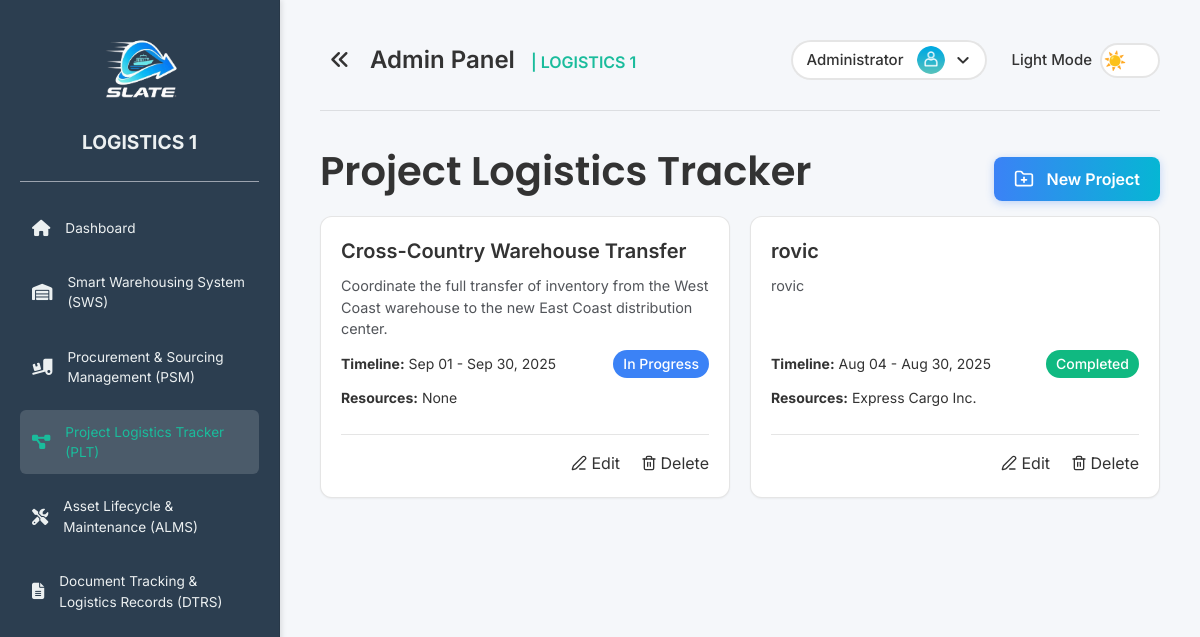
/pages/project_logistics_tracker.php (signed in), run on the app's committed database.
### tables this page shows
CREATE TABLE `projects` (
  `id` int NOT NULL,
  `project_name` varchar(255) NOT NULL,
  `description` text,
  `status` varchar(50) DEFAULT 'Not Started',
  `start_date` date DEFAULT NULL,
  `end_date` date DEFAULT NULL,
  `created_at` timestamp NULL DEFAULT CURRENT_TIMESTAMP
);

### includes/functions/project.php (called while the page is built, shortened)
<?php
function getAllProjects() {
    $conn = getDbConnection();
    $sql = "SELECT p.*, GROUP_CONCAT(s.supplier_name SEPARATOR ', ') as assigned_suppliers
            FROM projects p
            LEFT JOIN project_resources pr ON p.id = pr.project_id
            LEFT JOIN suppliers s ON pr.supplier_id = s.id
            GROUP BY p.id
            ORDER BY p.start_date DESC";
    $result = $conn->query($sql);
    $projects = $result ? $result->fetch_all(MYSQLI_ASSOC) : [];
    return $projects;
}
?>

### includes/functions/supplier.php (called while the page is built, shortened)
<?php
function getAllSuppliers() {
    $conn = getDbConnection();
    $result = $conn->query("SELECT * FROM suppliers ORDER BY supplier_name ASC");
    $suppliers = $result ? $result->fetch_all(MYSQLI_ASSOC) : [];
    return $suppliers;
}
?>

### pages/project_logistics_tracker.php (the view, shortened to what this page needs)
<?php
require_once '../includes/functions/project.php';
require_once '../includes/functions/supplier.php';
$projects = getAllProjects();
$allSuppliers = getAllSuppliers();
?>
<!DOCTYPE html>
<html lang="en">
<head>
  <link rel="stylesheet" href="../assets/css/styles.css">
  <link rel="stylesheet" href="../assets/css/sidebar.css">
  <link rel="stylesheet" href="https://cdnjs.cloudflare.com/ajax/libs/font-awesome/6.7.2/css/all.min.css">
  <script src="https://cdn.tailwindcss.com"></script>
</head>
<body>
  <div class="sidebar" id="sidebar"> <?php include '../partials/sidebar.php'; ?> </div>
  <div class="main-content-wrapper" id="mainContentWrapper">
    <div class="content" id="mainContent">
      <?php include '../partials/header.php'; ?>
      <div class="flex justify-between items-center">
        <h1 class="font-semibold page-title">Project Logistics Tracker</h1>
        <?php if ($_SESSION['role'] === 'admin'): ?>
        <button type="button" class="btn-primary" onclick="openCreateProjectModal()">
          <i data-lucide="folder-plus" class="w-5 h-5 lg:mr-2 sm:mr-0"></i><span class="hidden sm:inline">New Project</span>
        </button>
        <?php endif; ?>
      </div>
      <div class="grid grid-cols-1 md:grid-cols-2 xl:grid-cols-3 gap-5">
        <?php foreach($projects as $project): ?>
        <div class="bg-[var(--card-bg)] border border-[var(--card-border)] rounded-xl p-5 shadow-sm flex flex-col h-full">
          <h3 class="text-xl font-semibold mb-2.5 text-[var(--text-color)]"><?php echo htmlspecialchars($project['project_name']); ?></h3>
          <p class="description-text flex-grow"><?php echo htmlspecialchars($project['description']); ?></p>
          <div class="flex justify-between items-center text-sm mb-2.5">
            <div><strong>Timeline:</strong> <?php echo date('M d', strtotime($project['start_date'])); ?> - <?php echo date('M d, Y', strtotime($project['end_date'])); ?></div>
            <span class="py-1 px-2.5 rounded-2xl font-medium text-white <?php
              $status_class = '';
              switch(strtolower(str_replace(' ', '-', $project['status']))) {
                case 'in-progress': $status_class = 'bg-blue-500'; break;
                case 'completed': $status_class = 'bg-emerald-500'; break;
              }
              echo $status_class;
            ?>"><?php echo htmlspecialchars($project['status']); ?></span>
          </div>
          <div class="text-sm mb-2.5"><strong>Resources:</strong> <?php echo htmlspecialchars($project['assigned_suppliers'] ?? 'None'); ?></div>
          <?php if ($_SESSION['role'] === 'admin'): ?>
          <div class="mt-4 border-t border-[var(--card-border)] pt-4 text-right">
            <a class="ml-4 cursor-pointer hover:text-blue-500 transition-colors inline-flex items-center" onclick='openEditProjectModal(<?php echo json_encode($project); ?>, <?php echo json_encode($allSuppliers); ?>)'><i data-lucide="edit-3" class="w-4 h-4 mr-1"></i> Edit</a>
            <a class="ml-4 cursor-pointer hover:text-red-500 transition-colors inline-flex items-center" onclick="confirmDeleteProject(<?php echo $project['id']; ?>)"><i data-lucide="trash-2" class="w-4 h-4 mr-1"></i> Delete</a>
          </div>
          <?php endif; ?>
        </div>
        <?php endforeach; ?>
      </div>
    </div>
  </div>
</body>
</html>

### assets/css/styles.css (style rules this page uses)
* { margin: 0; padding: 0; box-sizing: border-box; font-family: 'Inter', sans-serif; }
:root { --bg-color: #f5f7fa; --text-color: #333333; --primary-color: #1abc9c; --accent-color: #00c6ff; --danger-color: #e74c3c; --sidebar-bg: #2c3e50; --sidebar-text: #ecf0f1; --card-bg: #ffffff; --card-border: rgba(0, 0, 0, 0.1); --input-bg: #ffffff; --input-border: #ced4da; --input-text: #495057; --border-color: rgba(0, 0, 0, 0.1); --primary-btn-bg: linear-gradient(to right, #0072ff, #00c6ff); --primary-btn-hover-bg: linear-gradient(to right, #0052cc, #009ee3); --cancel-btn-bg: #e0e0e0; --scrollbar-thumb-hover-color: #556b7a; --subtitle-color: #464646; --description-color: #52555a; --close-btn-hover-bg: #f0f0f0; --placeholder-color: #939ca5; --dropdown-item-hover: rgba(0, 0, 0, 0.05); --pagination-text: #6b7280; --pagination-text-hover: #2563eb; --pagination-bg-hover: #f3f4f6; --pagination-ellipsis: #9ca3af; --pagination-info: #6b7280; --scrollbar-track: #f1f1f1; --scrollbar-thumb: #c1c1c1; --scrollbar-thumb-hover: #a8a8a8; }
* { scrollbar-width: thin; scrollbar-color: var(--scrollbar-thumb) var(--scrollbar-track); }
body { height: 100vh; display: flex; background: var(--bg-color); color: var(--text-color); transition: background-color 0.5s ease, color 0.5s ease; }
.content { flex: 1; padding: 40px; }
.page-title { color: var(--text-color); font-family: 'Poppins', sans-serif; font-weight: 600; font-size: 2.5rem; margin-bottom: 15px; }
.description-text { font-size: 0.9rem; margin-bottom: 10px; color: var(--description-color); }
.hidden { display: none; }
.btn-primary { background: linear-gradient(to right, #3b82f6, #06b6d4); color: white; padding: 10px 20px; border-radius: 8px; border: none; cursor: pointer; font-weight: 600; transition: all 0.3s ease; box-shadow: 0 2px 8px rgba(59, 130, 246, 0.3); display: inline-flex; align-items: center; gap: 4px; }

### assets/css/sidebar.css (style rules this page uses)
html.loaded body { visibility: visible !important; opacity: 1 !important; transition: opacity 0.2s ease-in-out; }
.sidebar { width: 280px; min-width: 250px; background: var(--sidebar-bg); color: var(--sidebar-text); padding: 20px; transition: all 0.5s ease; transform: translateX(0); position: fixed; top: 0; left: 0; height: 100vh; overflow-y: auto; overflow-x: hidden; box-shadow: 2px 0 5px rgba(0,0,0,0.1); border-right: 1px solid var(--border-color); z-index: 50; }
html.loaded .sidebar { opacity: 1; visibility: visible; }
.main-content-wrapper { flex: 1; display: flex; flex-direction: column; overflow-y: auto; height: 100vh; margin-left: 280px; transition: margin-left 0.5s ease; }

### data on the page
projects: project_name "Cross-Country Warehouse Transfer", description "Coordinate the full transfer of inventory from the West Coast warehouse to the new East Coast distribution center.", start_date "Sep 01", end_date "Sep 30, 2025", status "In Progress", assigned_suppliers "None"
projects: project_name "rovic", description "rovic", start_date "Aug 04", end_date "Aug 30, 2025", status "Completed", assigned_suppliers "Express Cargo Inc."
